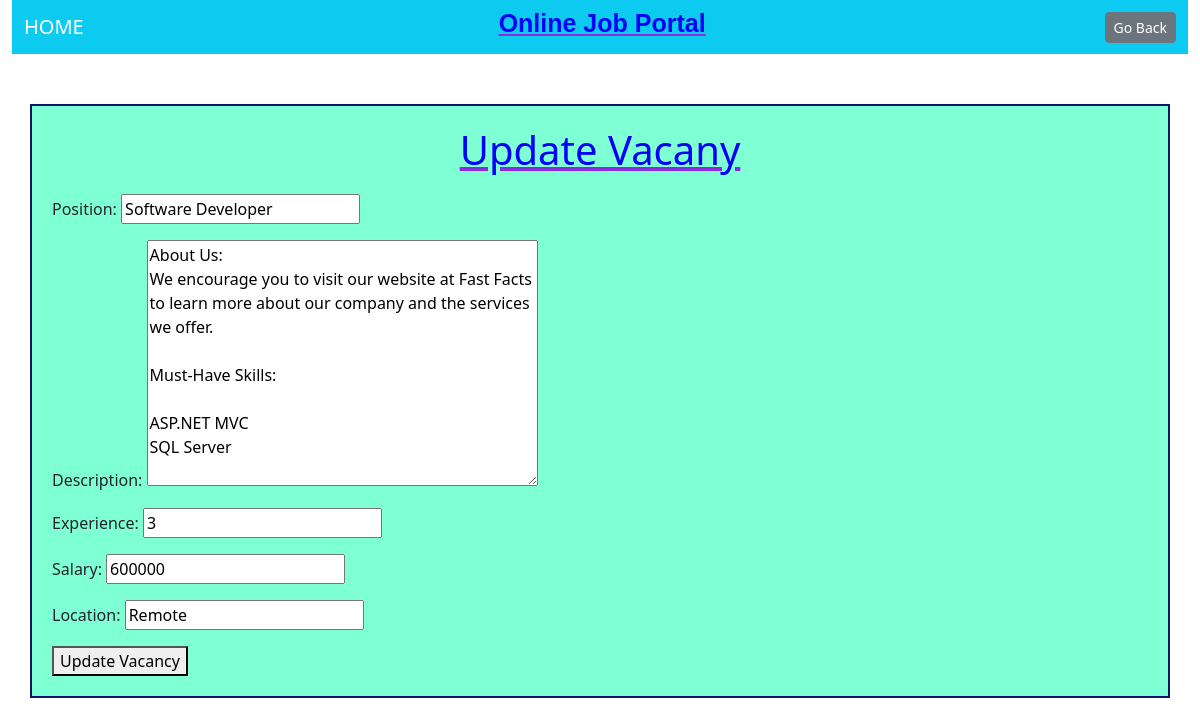
The app's page /update_vacancy/10 (signed in) with its own data.
### jobportal_app/models.py (models this page shows, shortened)
class Vacancy(models.Model):
    company = models.ForeignKey(Company, related_name='vacancies', on_delete=models.CASCADE)
    position = models.CharField(max_length=200,null=True)
    description = models.TextField(max_length=2000, null=True)
    experience = models.IntegerField(null=True)
    salary =models.IntegerField(null=True)
    location = models.CharField(max_length=2000, null=True)

### jobportal_app/views.py (the view)
# urls.py: path('update_vacancy/<int:vacancy_id>',views.update_vacancy, name='update_vacancy'),
@login_required(login_url='/loginUser')
def update_vacancy(request,vacancy_id):
    hr = HR.objects.get(user=request.user)
    company = hr.company
    vacancy = get_object_or_404(Vacancy,id=vacancy_id)
    if request.method == 'POST':
        form = VacanciesForm(request.POST,instance=vacancy)  # update existing company form
        if form.is_valid():
            vacancy_data = form.cleaned_data
            existing_vacancy= Vacancy.objects.filter(
                company=company,
                position = vacancy_data['position'],
                description = vacancy_data['description'],
                salary = vacancy_data['salary'],
                experience = vacancy_data['experience'],
                location = vacancy_data['location']
                ).first()
            if existing_vacancy:
                message = "This job vacancy has already been added."
                return render(request, "thank_you.html", {'message': message})
            else:
                vacancy = form.save(commit=False)
                vacancy.company = company # Link the vacancy to the company
                vacancy.save()
                message = 'Vacancy has been updated.'
                return render(request, "thank_you.html", {'message': message})
    else:
        form = VacanciesForm(instance=vacancy)
    return render(request, "update_vacancy.html",{'form': form})

### jobportal_app/forms.py
class VacanciesForm(forms.ModelForm):
    class Meta:
        model = Vacancy
        fields =['position', 'description', 'experience', 'salary', 'location']

### jobportal_app/templates/update_vacancy.html (shortened to what this page needs)
{% extends "base.html" %}
{% load static %}
{% block extra_css %}
<link rel="stylesheet" href="{% static 'css/styles.css' %}">
{% endblock %}
{% block nav-section %}
<a class="btn  btn-sm btn-secondary" href="javascript:history.back()" role="button">Go Back</a>
{% endblock %}
{% block content %}
<div class="box container">
    <h1> Update Vacany</h1>
    <form method="POST">
        {{ form.as_p }}
        <button type="submit"> Update Vacancy </button>
    </form>
</div>
{% endblock %}

### jobportal_app/static/css/styles.css (style rules this page uses)
.box { padding: 20px; border: 2px solid rgb(10, 21, 110); background-color: aquamarine; }
h1 { color: blue; text-align: center; margin: 0; padding-bottom: 20px; text-decoration: underline; text-decoration-color:blueviolet; }

### records on screen
Vacancy: position "Software Developer", description "About Us: We encourage you to visit our website at Fast Facts to learn more about our company and the services we offer. Must-Have Skills: ASP.NET MVC SQL Server", experience "3", salary "600000", location "Remote"
